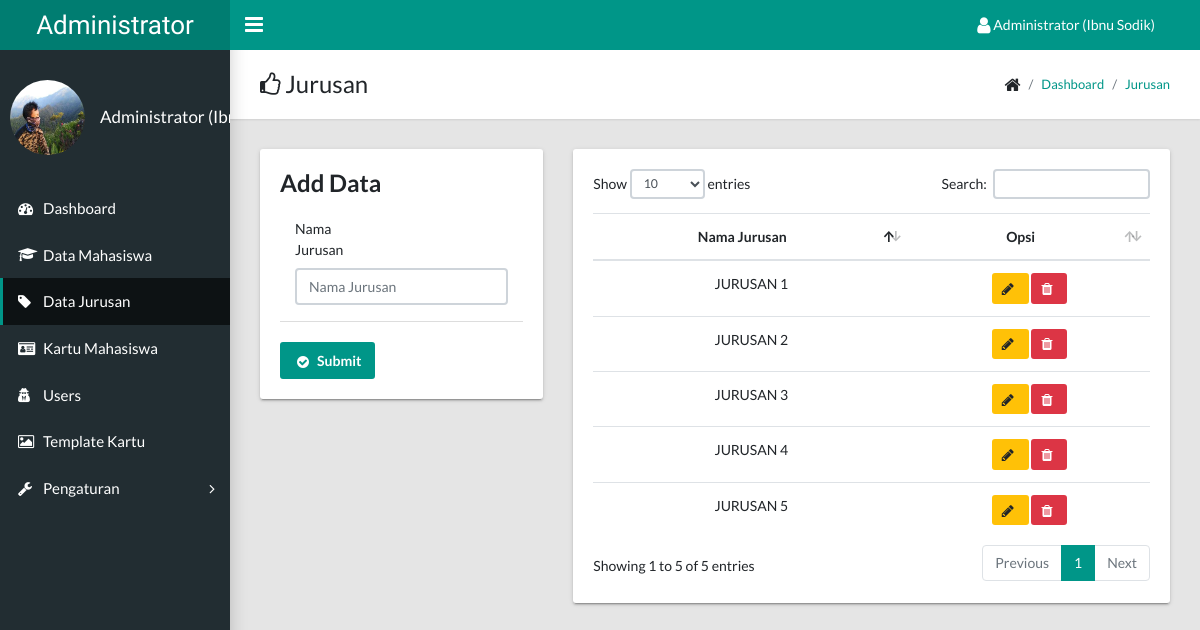
Page /admin/index.php?page=jurusan (signed in) on the committed database.
### tables this page shows
CREATE TABLE `tb_user` (
  `id_user` int(11) NOT NULL,
  `username` varchar(50) NOT NULL,
  `email` varchar(50) NOT NULL,
  `password` varchar(255) NOT NULL,
  `full_name` varchar(50) NOT NULL,
  `foto` varchar(100) DEFAULT NULL,
  `level` int(11) NOT NULL DEFAULT 2
);

CREATE TABLE `tb_jurusan` (
  `id_jurusan` int(11) NOT NULL,
  `nama_jurusan` varchar(20) NOT NULL
);

### library/f_baseUrl.php (called while the page is built)
<?php
function base_url($url = null){
	$base_url = "http://localhost/sikatam";
	if ($url != null) {
		return $base_url."/".$url;
	}else{
		return $base_url;
	}
}
 ?>

### admin/pages/jurusan/data.php (the view, shortened to what this page needs)
<?php
if (@$_GET['edit']) {
	$update_id = $_GET['edit'];
	$sql = $mysqli->query("SELECT * FROM tb_jurusan WHERE id_jurusan = '$update_id'");
	$data = mysqli_fetch_assoc($sql);
	$nama_jurusan = ((isset($_POST['nama_jurusan']))?sanitize($_POST['nama_jurusan']):$data['nama_jurusan']);
	$nama_jurusan = trim($nama_jurusan);
}else{
	$nama_jurusan = ((isset($_POST['nama_jurusan']))?sanitize($_POST['nama_jurusan']):'');
	$nama_jurusan = trim($nama_jurusan);
}
$errors = array();
?><div class="app-title">
	<div>
		<h1><i class="fa fa-thumbs-o-up"></i> Jurusan</h1>
	</div>
	<ul class="app-breadcrumb breadcrumb">
		<li class="breadcrumb-item"><i class="fa fa-home fa-lg"></i></li>
		<li class="breadcrumb-item"><a href="?page=dashboard">Dashboard</a></li>
		<li class="breadcrumb-item"><a href="javascript:void(0)">Jurusan</a></li>
	</ul>
</div>
<div class="row">
	<div class="col-md-4">
		<div class="tile">
			<?php if(@$_GET['edit']): ?>
				<form method="POST" action="">
					<h3 class="tile-title">Edit Data</h3>
					<?php
					if (isset($_POST['submit'])) {
						$update_id = sanitize($_GET['edit']);
						$nama_jurusan = sanitize($_POST['nama_jurusan']);
						if (empty($nama_jurusan)) {
							$errors[] = "Nama jurusan harus diisi.";
						}
						$sqlCek = $mysqli->query("SELECT * FROM tb_jurusan WHERE nama_jurusan = '$nama_jurusan' AND id_jurusan != '$update_id'");
						if (mysqli_num_rows($sqlCek) > 0) {
							$errors[] = "Jurusa $nama_jurusan sudah ada.";
						}
						if (!empty($errors)) {
							echo display_errors($errors);
						}else{
							$insert = $mysqli->query("UPDATE tb_jurusan SET nama_jurusan = '$nama_jurusan' WHERE id_jurusan = '$update_id'");
							if ($insert) {
								$text = "Berhasil menyimpan $nama_jurusan.";
								echo sweetalert('Berhasil.!', $text, 'success', '3000', 'false', '?page=jurusan');
							}
						}
					}
					?>
					<div class="tile-body">
						<div class="form-group">
							<label class="control-label col-md-4" for="nama_jurusan">Nama Jurusan</label>
							<div class="col-md-12">
								<input class="form-control" id="nama_jurusan" type="text" placeholder="Nama Jurusan" name="nama_jurusan" autofocus value="<?= $nama_jurusan; ?>">
							</div>
						</div>
					</div>
					<div class="tile-footer">
						<div class="row">
							<div class="col-md-8 col-md-offset-3">
								<button class="btn btn-primary" type="submit" name="submit"><i class="fa fa-fw fa-lg fa-check-circle"></i>Submit</button>
								<a href="?page=jurusan" class="btn btn-default">Batal <i class="fa fa-fw fa-remove"></i></a>
							</div>
						</div>
					</div>
					</form><?php else: ?>
					<form method="POST" action="">
						<h3 class="tile-title">Add Data</h3>
						<div class="tile-body">
							<div class="form-group">
								<label class="control-label col-md-4" for="nama_jurusan">Nama Jurusan</label>
								<div class="col-md-12">
									<input class="form-control" id="nama_jurusan" type="text" placeholder="Nama Jurusan" name="nama_jurusan" autofocus value="<?= $nama_jurusan; ?>">
								</div>
							</div>
						</div>
						<div class="tile-footer">
							<div class="row">
								<div class="col-md-8 col-md-offset-3">
									<button class="btn btn-primary" type="submit" name="submit"><i class="fa fa-fw fa-lg fa-check-circle"></i>Submit</button>
								</div>
							</div>
						</div>
					</form>
				<?php endif; ?>
			</div>
		</div>
		<div class="col-md-8">
			<div class="tile">
				<div class="tile-body">
					<div class="table-responsive">
						<table class="table table-hover" id="tabelKu">
							<thead>
								<tr>
									<th class="text-center">Nama Jurusan</th>
									<th class="text-center">Opsi</th>
								</tr>
							</thead>
							<tbody>
								<?php
								$sql = $mysqli->query("SELECT * FROM tb_jurusan ORDER BY nama_jurusan ASC");
								while($data = mysqli_fetch_assoc($sql)):
									?>
									<tr>
										<td class="text-center"><?= $data['nama_jurusan']; ?></td>
										<td class="text-center">
											<a href="?page=jurusan&edit=<?= $data['id_jurusan']; ?>" class="btn btn-warning btn-sm"><i class="fa fa-pencil"></i></a>
											<a href="?page=jurusan&del=<?= $data['id_jurusan']; ?>" class="btn btn-sm btn-danger tombol-hapus"><i class="fa fa-trash"></i></a>
										</td>
									</tr>
								<?php endwhile; ?>
							</tbody>
						</table>
					</div>
				</div>
			</div>
		</div>
	</div>

### admin/header.php (shortened to what this page needs)
<?php
include '../library/config.php';
include '../library/f_baseUrl.php';
$id_user = $_SESSION['id_user'];
$sql = $mysqli->query("SELECT * FROM tb_user WHERE id_user = '$id_user'");
$user = mysqli_fetch_array($sql);
?>
<!DOCTYPE html>
<html lang="en">
<head>
  <link rel="stylesheet" type="text/css" href="<?= base_url('assets/css/main.css'); ?>">
  <link rel="stylesheet" type="text/css" href="<?= base_url('assets/css/dropify.min.css'); ?>">
  <link rel="stylesheet" type="text/css" href="<?= base_url('assets/css/sweetalert2.css'); ?>">
  <link rel="stylesheet" type="text/css" href="<?= base_url('assets/font-awesome-4.7.0/css/font-awesome.min.css'); ?>">
  <link href="<?= base_url() ?>/assets/summernote/summernote-bs4.min.css" rel="stylesheet" />
</head>
<body class="app sidebar-mini">
  <header class="app-header"><a class="app-header__logo" href="<?= base_url('admin') ?>">Administrator</a>
    <a class="app-sidebar__toggle" href="#" data-toggle="sidebar" aria-label="Hide Sidebar"></a>
    <ul class="app-nav">
      <li class="dropdown"><a class="app-nav__item" href="javascript:void(0)" style="text-decoration: none;" data-toggle="dropdown" aria-label="Open Profile Menu"><i class="fa fa-user fa-lg"></i> <?= $user['full_name']; ?></a>
      </li>
    </ul>
  </header>
    <aside class="app-sidebar">
      <div class="app-sidebar__user">
        <?php
        $file = file_exists(base_url('images/thumbs/user/'.$user['foto']));
        if(!$file && !empty($user['foto'])):
         ?>
         <img class="app-sidebar__user-avatar" src="<?= base_url('images/thumbs/user/'.$user['foto']) ?>" alt="<?= $user['full_name']; ?>"><?php else: ?>
         <i class="fa fa-user-secret fa-lg "></i>&nbsp;
       <?php endif; ?>
       <div>
        <p class="app-sidebar__user-name"><?= $user['full_name']; ?></p>
      </div>
    </div>
    <?php include 'menu.php'; ?>
  </aside>
  <main class="app-content">

### rows in the picture
tb_user: full_name "Administrator (Ibnu Sodik)", foto (picture), full_name "Administrator…"
tb_jurusan: nama_jurusan "JURUSAN 1"
tb_jurusan: nama_jurusan "JURUSAN 2"
tb_jurusan: nama_jurusan "JURUSAN 3"
tb_jurusan: nama_jurusan "JURUSAN 4"
tb_jurusan: nama_jurusan "JURUSAN 5"
